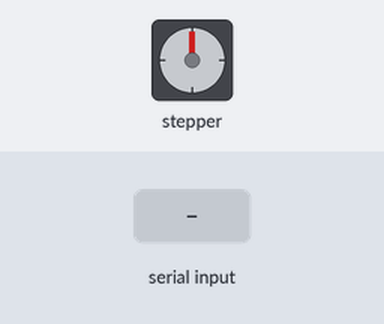
Bench run of a sketch on a simulated Arduino Uno, built with avr-gcc and run on an emulated ATmega328P. Shown: stepper motor. Wiring (inferred from the names in the program): stepper motor driver (200 steps per turn assumed): step pin 4; direction pin 3; enable pin 5. The inputs (shaded band) are chosen by the test bench.

Above: at 1.2 s.
1.3 s: "90,45\n" received over Serial
At 2.4 s:
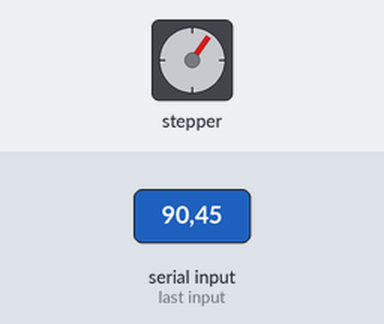
2.9 s: "30,150\n" received over Serial
At 4.0 s:
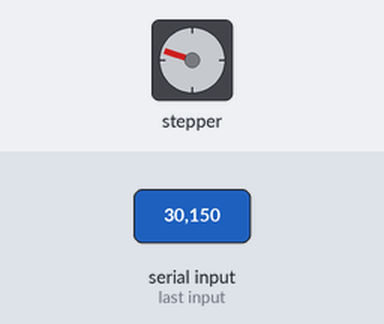
4.4 s: "5\n" received over Serial
At 5.6 s:
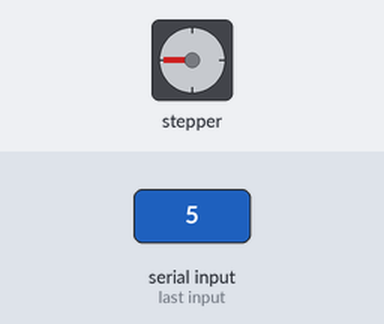
5.9 s: "90\n" received over Serial
At 7.1 s:
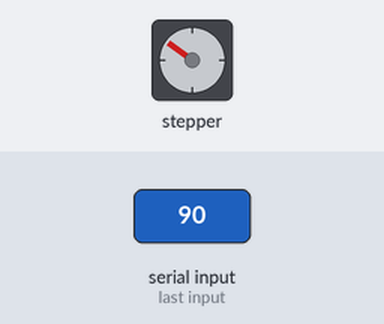
7.5 s: "90,45\n" received over Serial
At 8.3 s:
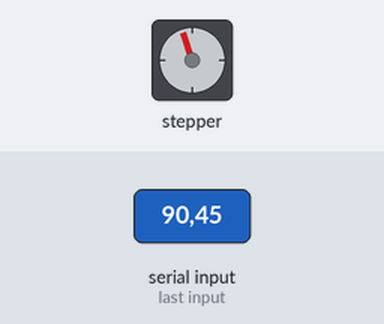
9.1 s: "30,150\n" received over Serial
At 9.9 s:
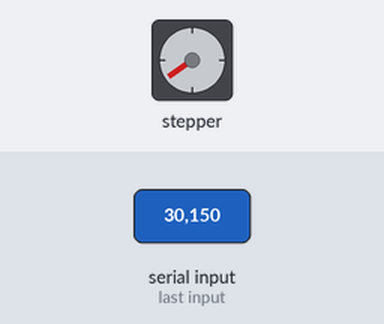
Timing chart, 0 to 11.6 s (numbered marks = the images above; inputs shaded):
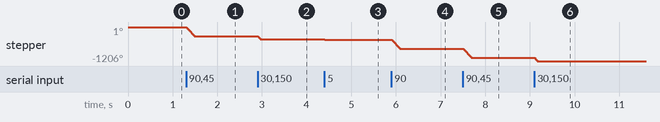

The sketch:

DOAarduino.ino
```cpp
#define EN_PIN    5
#define DIR_PIN   3
#define STEP_PIN  4

void setup() {
  Serial.begin(115200);
  pinMode(EN_PIN, OUTPUT);
  digitalWrite(EN_PIN, HIGH); // Deactivate driver (LOW active)
  pinMode(DIR_PIN, OUTPUT);
  digitalWrite(DIR_PIN, LOW);
  pinMode(STEP_PIN, OUTPUT);
  digitalWrite(STEP_PIN, LOW);

  digitalWrite(EN_PIN, LOW); // Activate driver
}

void moveStepper(int steps) {
  // Set the direction based on the sign of 'steps'
  digitalWrite(DIR_PIN, steps > 0 ? LOW : HIGH);

  // Pulse the STEP_PIN to generate steps
  for (int i = 0; i < abs(steps); i++) {
    digitalWrite(STEP_PIN, HIGH);
    delayMicroseconds(500);
    digitalWrite(STEP_PIN, LOW);
    delayMicroseconds(500);
  }
}

void loop() {
  if (Serial.available() > 0) {
    String data = Serial.readStringUntil('\n');
    float angle = data.toFloat();

    if (!isnan(angle)) {
      int targetPosition = map(angle,0,180, 0,360);
      int currentPosition = 0;
      int stepsToMove = targetPosition - currentPosition;
      moveStepper(stepsToMove);
    }
  }
}
```

Measured:
- after the input at 1.3 s, stepper: turns 324° counter-clockwise in 0.18 s, starting at once
- after the input at 2.9 s, stepper: turns 108° counter-clockwise, starting at once
- after the input at 4.4 s, stepper: goes -433° 0.01 s, then -450°, starting at once
- after the input at 5.9 s, stepper: turns 324° counter-clockwise in 0.18 s, starting at once
- after the input at 7.5 s, stepper: turns 324° counter-clockwise in 0.18 s, starting at once
- after the input at 9.1 s, stepper: turns 108° counter-clockwise, starting at once
